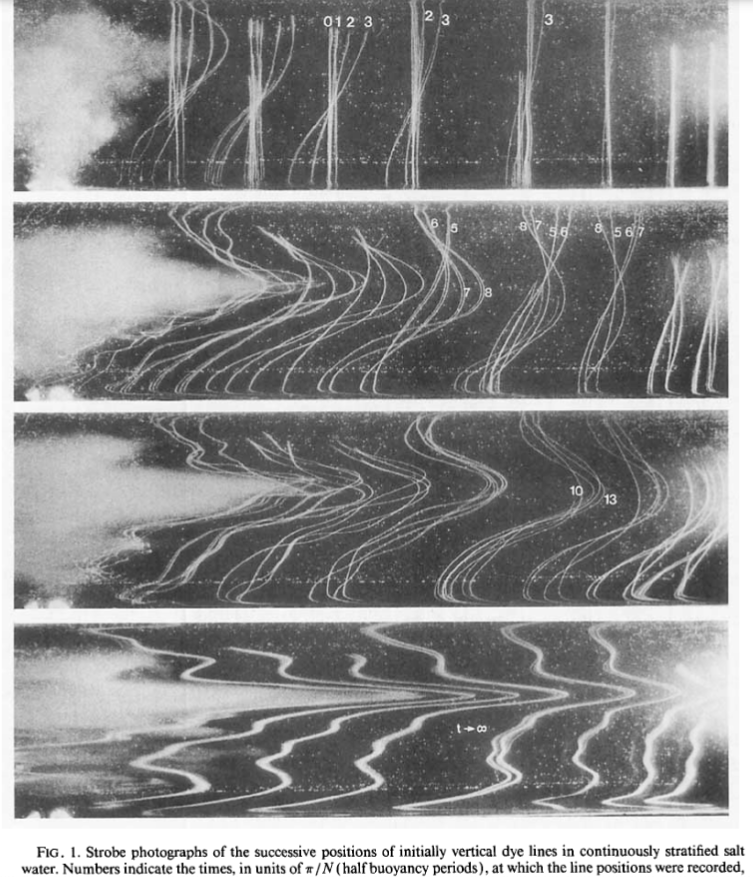
#> input picture Gregarious_salt_tank_photo.png, 753 x 877 px
$ jupyter execute --allow-errors SaltTankDeconstruct.ipynb   (older library calls are emulated)
#> lines starting #> are read from the running program, lines starting #| are printed output that depends on the picture
# Deconstruct salt tank image - ChatGPT wrote this

[cell 1]
from PIL import Image
import matplotlib.pyplot as plt

# Load your image (update path if needed)
image_path = "Gregarious_salt_tank_photo.png"
original_img = Image.open(image_path).convert("L")  # Grayscale

# Show the image
plt.figure(figsize=(10, 10))
plt.imshow(original_img, cmap='gray')
plt.title("Original Image - Strobe Dye Line Experiment")
plt.axis("off")
plt.show()

[cell 2]
from PIL import Image, ImageEnhance
import numpy as np
import matplotlib.pyplot as plt
import cv2
import os

# Settings
image_path = "Gregarious_salt_tank_photo.png"  # Your uploaded file
output_dir = "dye_line_outputs"
os.makedirs(output_dir, exist_ok=True)

[cell 3]
# Load grayscale
img = Image.open(image_path).convert("L")

# Enhance contrast slightly
enhancer = ImageEnhance.Contrast(img)
img_contrasted = enhancer.enhance(2.0)  # Play with value between 1.5–3.0 if needed
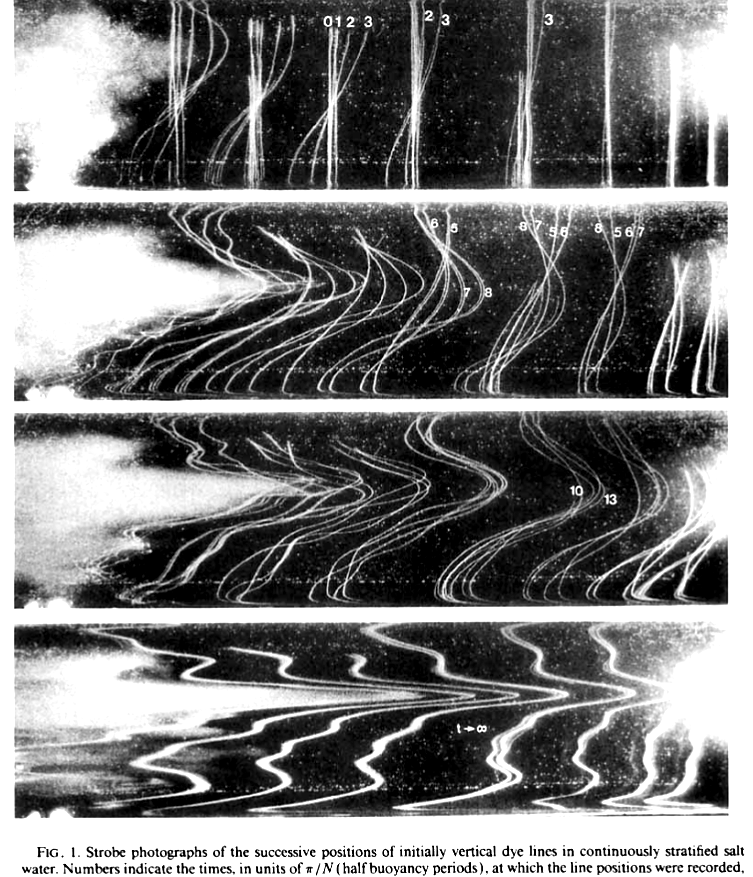
#> img_contrasted: PIL image 753x877 L; min 0, max 255, mean 121.5

# Convert to array for OpenCV
img_array = np.array(img_contrasted)

# Optional: darken further via histogram equalization
img_eq = cv2.equalizeHist(img_array)
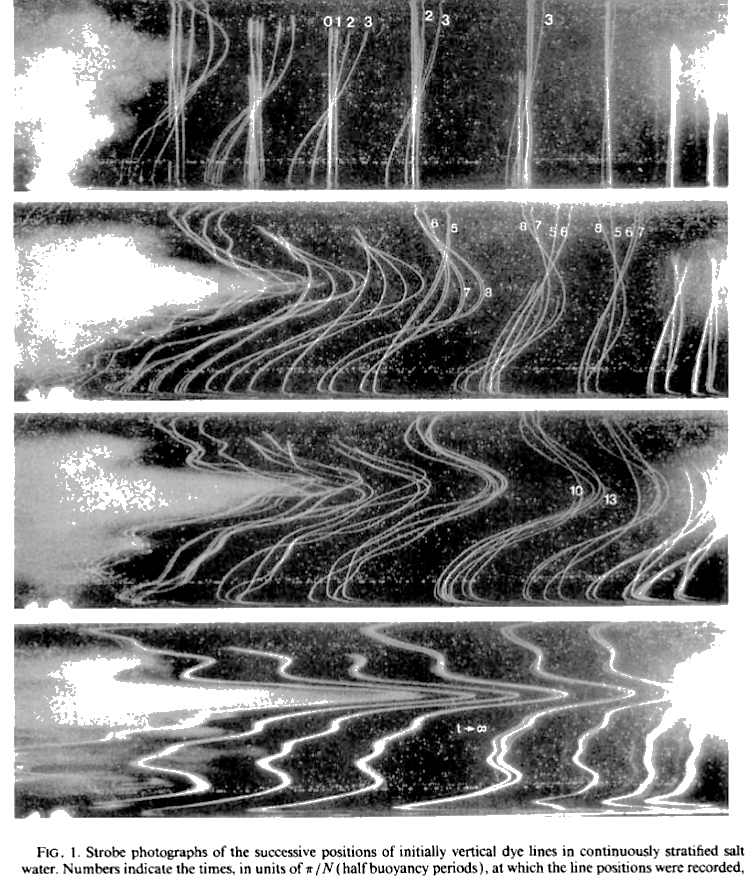
#> img_eq: shape (877, 753); min 0, max 255, mean 129.3

# Preview
plt.figure(figsize=(10, 10))
plt.imshow(img_eq, cmap='gray')
plt.title("Contrast Enhanced Image")
plt.axis('off')
plt.show()

[cell 4]
# Get height, split into 4 panels
h = img_eq.shape[0]
#> h = 877
panel_height = h // 4
#> panel_height = 219
panels = [img_eq[i * panel_height:(i + 1) * panel_height, :] for i in range(4)]
#> panels = 4 items

# Preview each panel
fig, axs = plt.subplots(4, 1, figsize=(12, 12))
for i, p in enumerate(panels):
    axs[i].imshow(p, cmap='gray')
    axs[i].axis('off')
    axs[i].set_title(f'Panel {i + 1}')
#> this loop made 4 passes
plt.tight_layout()
plt.show()
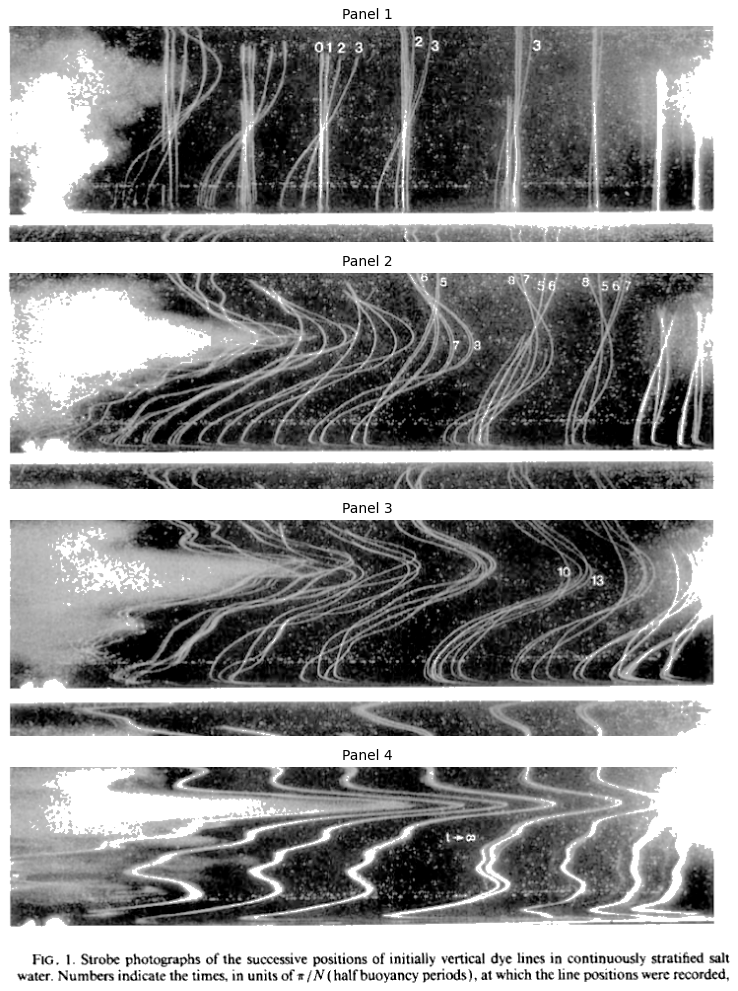
#> figure drawn by matplotlib, 4 panels

[cell 5]
panel_1 = panels[0][0:190,:]
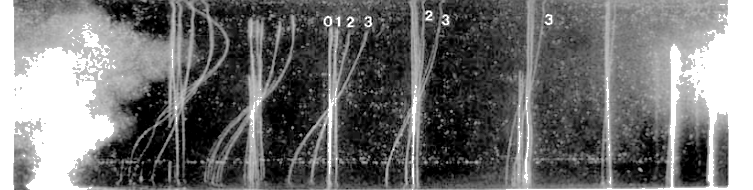
#> panel_1: shape (190, 753); min 0, max 255, mean 112.5
plt.imshow(panel_1)

[cell 6]
import cv2

# Use Sobel to detect vertical gradients
sobel_x = cv2.Sobel(panel_1, cv2.CV_64F, 1, 0, ksize=5)
sobel_x = np.abs(sobel_x)
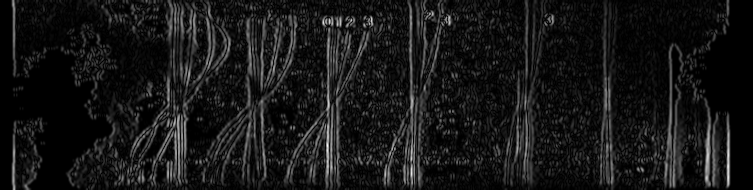
#> sobel_x: shape (190, 753) float64; min 0, max 11037, mean 1000.9; drawn with min black and max white
sobel_x = (sobel_x / sobel_x.max() * 255).astype(np.uint8)

# Optional: threshold to isolate strong edges
_, thresh = cv2.threshold(sobel_x, 50, 255, cv2.THRESH_BINARY)
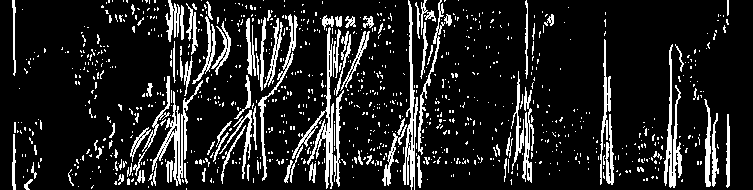
#> thresh: shape (190, 753); 13.6% white in thin lines or dots

# Preview edges
plt.figure(figsize=(12, 5))
plt.imshow(thresh, cmap='gray')
plt.title("Detected Vertical Features (Edges)")
plt.axis('off')
plt.show()

[cell 7]
# Define regions (approximate, based on visual inspection)
time_regions = {
    1: (60, 140),
    2: (140, 220),
    3: (220, 300),
}
colors = {
    1: [255, 0, 0],    # Red
    2: [0, 255, 0],    # Green
    3: [0, 0, 255],    # Blue
}

[cell 8]
# Create color overlay image
overlay = np.zeros((panel_1.shape[0], panel_1.shape[1], 3), dtype=np.uint8)

#> (the rest of this cell did not finish here and is left out)

[cell 9]
# Convert grayscale panel to 3-channel
panel_rgb = np.stack([panel_1]*3, axis=-1)

# Blend: use mask where overlay is nonzero
alpha = 0.7  # color overlay strength
mask = np.any(overlay > 0, axis=-1, keepdims=True)
blended = np.where(mask, alpha * overlay + (1 - alpha) * panel_rgb, panel_rgb).astype(np.uint8)
#> mask: shape (190, 753, 1) bool; every value is 0

# Preview
plt.figure(figsize=(12, 6))
plt.imshow(blended)
plt.title("Colorized Line Features at t=1 (red), t=2 (green), t=3 (blue)")
plt.axis('off')
plt.show()

[cell 10]
# Define rough x ranges (you may need to fine-tune these)
# Format: (panel_index, x_start, x_end, time_label)
time_ranges = [
    (0, 40, 90, 0), (0, 90, 130, 1), (0, 130, 170, 2), (0, 170, 210, 3),
    (1, 70, 130, 5), (1, 130, 180, 6), (1, 180, 230, 7), (1, 230, 270, 8),
    (2, 70, 130, 10), (2, 130, 190, 13),
    (3, 60, 310, 14),  # "infinity" line
]

# Use time_label=14 for t=∞

[cell 11]
# Colormap for 15 time steps (0–14)
cmap = plt.get_cmap("jet", 15)

for panel_idx, x_start, x_end, time_label in time_ranges:
    # Extract from panel
    sub_img = panels[panel_idx][:, x_start:x_end]

    # Normalize to 0–1
    norm_img = cv2.normalize(sub_img, None, 0, 255, cv2.NORM_MINMAX)

    # Threshold to isolate lines (optional tweak threshold)
    _, binary = cv2.threshold(norm_img, 50, 255, cv2.THRESH_BINARY)

    # Create a color image
    color_img = np.zeros((binary.shape[0], binary.shape[1], 3), dtype=np.uint8)
    color = np.array(cmap(time_label)[:3]) * 255  # RGB from colormap

    color_img[binary > 0] = color.astype(np.uint8)

    # Paste into full-frame image
    full_color_img = np.zeros((img_eq.shape[0], img_eq.shape[1], 3), dtype=np.uint8)
    y_offset = panel_idx * panel_height
    full_color_img[y_offset:y_offset + binary.shape[0], x_start:x_end] = color_img

    # Optional: darken background to black
    mask = np.any(full_color_img > 0, axis=-1)
    full_color_img[~mask] = [0, 0, 0]

    # Save and preview
    output_path = os.path.join(output_dir, f"time_{time_label:02d}.png")
    Image.fromarray(full_color_img).save(output_path)

    plt.figure(figsize=(6, 6))
    plt.imshow(full_color_img)
    plt.title(f"Time Step {time_label}")
    plt.axis('off')
    plt.show()
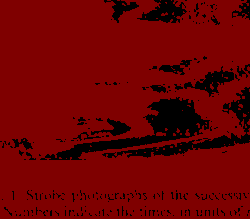
#> color_img: shape (219, 250, 3); mean of channels 0, 1, 2 108.9, 0, 0; drawn as R, G, B
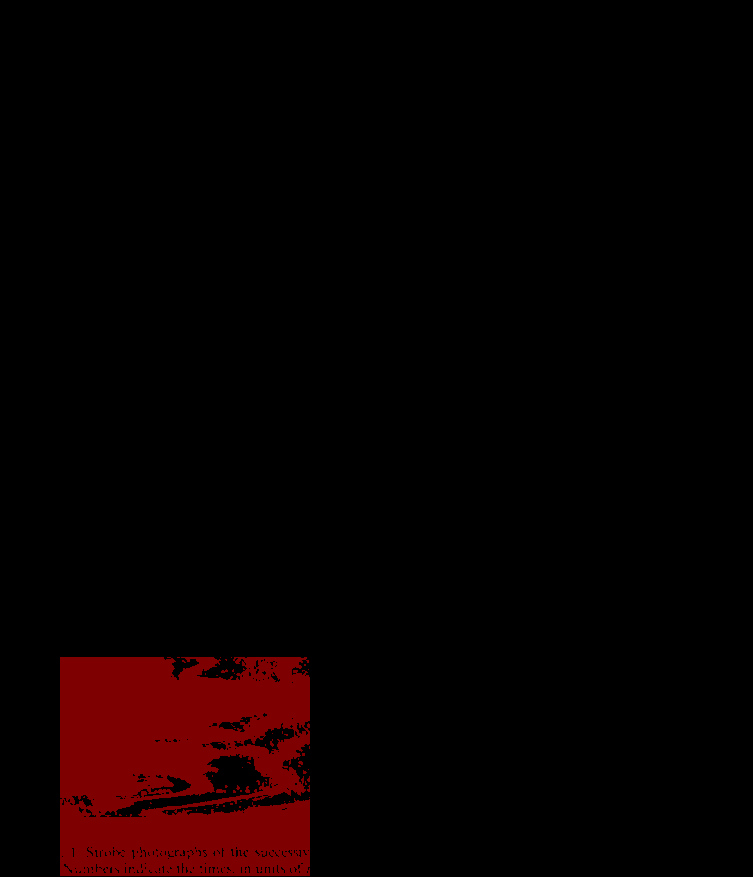
#> full_color_img: shape (877, 753, 3); mean of channels 0, 1, 2 9, 0, 0; drawn as R, G, B
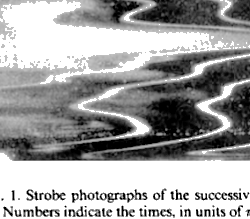
#> norm_img: shape (219, 250); min 0, max 255, mean 162.8
